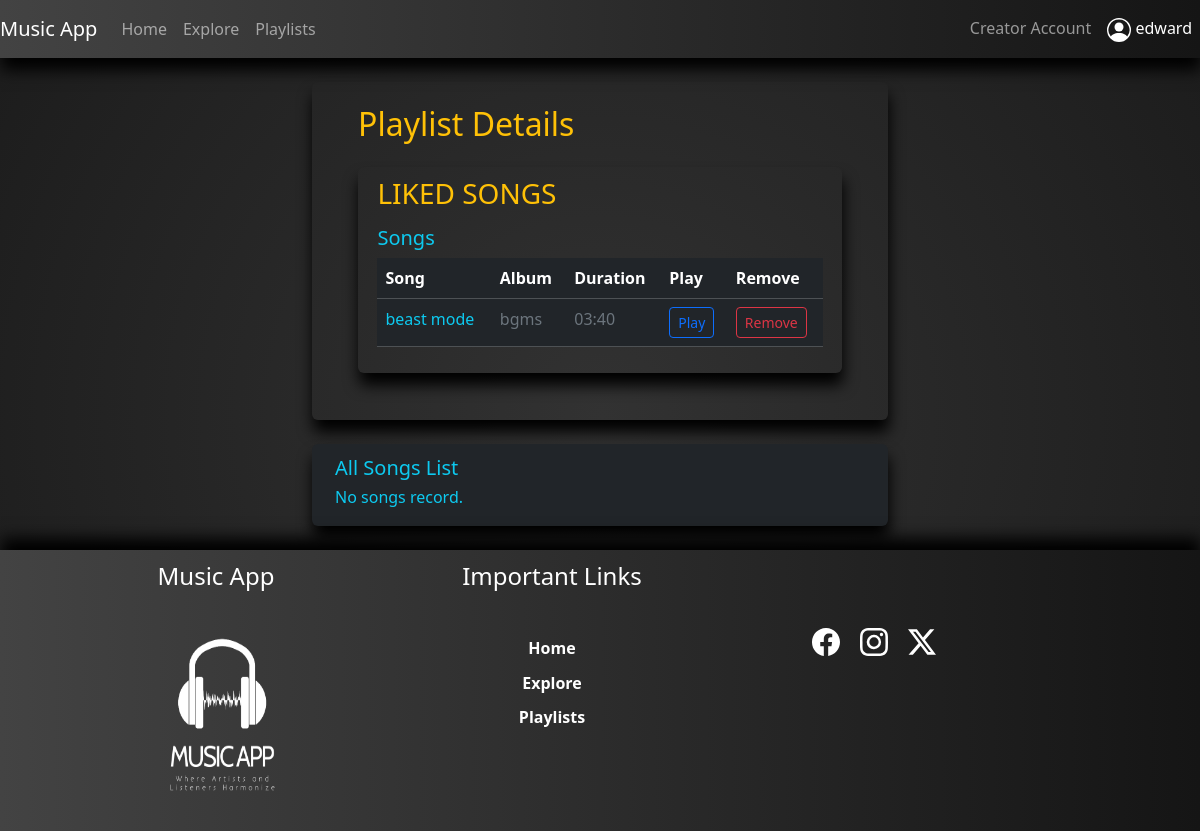
The page /viewEditPlaylist/28 (signed in) on the database its author committed.
### app/models.py (models this page shows, shortened)
class Users(UserMixin, db.Model):
    id = db.Column(db.Integer(), autoincrement=True, primary_key=True)
    u_userType = db.Column(db.String(50), nullable=False)
    u_status = db.Column(db.String(50), nullable=False)
    u_flag = db.Column(db.Integer(), nullable=False)
    u_fName = db.Column(db.String(100), nullable=False)
    u_lName = db.Column(db.String(100))
    u_gender = db.Column(db.String(50), nullable=False)
    u_username = db.Column(db.String(100), nullable=False, unique=True)
    u_email = db.Column(db.String(200), nullable=False)
    u_password = db.Column(db.String(1000), nullable=False)
    albums = db.relationship('Albums', backref='users')
    songs = db.relationship('Songs', backref='users')
    playlists = db.relationship('Playlists', backref='users')

class Playlists(UserMixin, db.Model):
    id = db.Column(db.Integer(), autoincrement=True, primary_key=True)
    p_name = db.Column(db.String(100), nullable=False)
    p_noOfTracks = db.Column(db.Integer(), nullable=False)
    songIds_list = db.Column(db.String(250))
    user_id = db.Column(db.Integer(), db.ForeignKey('users.id'),nullable=False)

class Songs(UserMixin, db.Model):
    id = db.Column(db.Integer(), autoincrement=True, primary_key=True)
    s_name = db.Column(db.String(100), nullable=False)
    s_artist = db.Column(db.String(50), nullable=False)
    s_album = db.Column(db.String(100), nullable=False)
    s_genre = db.Column(db.String(50), nullable=False)
    s_duration = db.Column(db.String(50), nullable=False)
    s_date = db.Column(db.String(50), nullable=False)
    s_filePath = db.Column(db.String(100), nullable=False)
    s_lyrics = db.Column(db.Text(), nullable=False)
    s_rating = db.Column(db.Integer())
    s_totalRaters = db.Column(db.Integer())
    s_flag = db.Column(db.Integer(), nullable=False)
    s_plays = db.Column(db.Integer())
    album_id = db.Column(db.Integer(), db.ForeignKey('albums.id'), nullable=False)
    user_id = db.Column(db.Integer(), db.ForeignKey('users.id'),nullable=False)

### app/views.py (the view, shortened to what this page needs)
@app.route('/viewEditPlaylist/<int:vEId>', methods=['GET','POST'])
@login_required
def viewEditPlaylist(vEId):
    if request.method == 'GET':
        allSongs=[]
        allSongsList = Songs.query.all()
        songList=[]
        c_playlist = Playlists.query.get(vEId)
        if not c_playlist.songIds_list:
            songList=[]
        else:
            tempList = c_playlist.songIds_list.split(',')
            for t in tempList:
                song = Songs.query.get(int(t))
                if song:
                    songList.append(song)
        for s in allSongsList:
            if s not in songList:
                allSongs.append(s)
        return render_template('/user/viewEditPlaylist.html', c_p=c_playlist, songsData=songList, allSongsData=allSongs)

### app/views.py (called while the page is built)
@login_manager.user_loader
def load_user(user_id):
    return Users.query.get(user_id)

### app/templates/user/viewEditPlaylist.html (shortened to what this page needs)
{% extends 'layouts/base.html' %}
{% block content %}
<div class="container-fluid">
    <div class="row">
        <div class="col-md-6 offset-md-3 col-lg-6 offset-lg-3 col-sm-10 offset-sm-1">
            <div class="myAlbumCont rounded mt-4 mb-4">
                <h2 class="text-warning">Playlist Details</h2>
                <div class="myExploreCont rounded mt-4 mb-4">
                    <div class="mb-3">
                        <h3 class="text-warning text-uppercase">{{c_p.p_name}}</h3>
                    </div>
                    <h5 class="text-captialized text-info">Songs</h5>
                    {% if songsData|length == 0 %}
                        <h6 class="text-info">No songs yet. Please add a Song.</h6>
                    {% else %}
                    <table class="table table-dark table-hover rounded table-responsive{-sm|-md|-lg}">
                        <thead>
                            <tr>
                                <th scope="col">Song</th>
                                <th scope="col">Album</th>
                                <th scope="col">Duration</th>
                                <th scope="col">Play</th>
                                <th scope="col">Remove</th>
                            </tr>
                        </thead>
                        <tbody>
                            {% for s in songsData %}
                            <tr>
                                <td class="text-info">{{s['s_name']}}</td>
                                <td class="text-secondary">{{s['s_album']}}</td>
                                <td class="text-secondary">{{s['s_duration']}}</td>
                                <td>
                                    <a href="{{url_for('playSong',sid=s['id'])}}">
                                        <button class="btn btn-outline-primary btn-sm">Play</button>
                                    </a>
                                </td>
                                <td>
                                <a href="{{url_for('removeFromPlaylist', pid=c_p['id'], sid=s['id'])}}">
                                    <button class="btn btn-outline-danger btn-sm">Remove</button>
                                </a>
                                </td>
                            </tr>
                            {% endfor %}
                        </tbody>
                    </table>
                    {% endif %}
                </div>
            </div>
            <div class="myExploreCont rounded bg-dark mt-4 mb-4">
                <h5 class="text-captialized text-info">All Songs List</h5>
                {% if allSongsData|length == 0 %}
                    <h6 class="text-info">No songs record.</h6>
                {% endif %}
            </div>
        </div>
    </div>
</div>
{% endblock %}

### app/templates/includes/nav.html (shortened to what this page needs)
<nav class="navbar navbar-expand-lg navbar-expand-md myNavbar bg-light navbar-dark sticky-top">
    {% if current_user.is_authenticated %}
        {% if current_user.u_userType == 'Admin' %}
        <a class="navbar-brand" href="{{url_for('adminHome')}}">Music App</a>
        {% else %}
        <a href="{{url_for('userHome')}}" class="navbar-brand">Music App</a>
        {% endif %}
    {% endif %}
        <div class="collapse navbar-collapse" id="navbarNav">
            <ul class="navbar-nav">
                <li class="nav-item">
                    {% if current_user.is_authenticated %}
                        {% if current_user.u_userType == 'Admin' %}
                            <a class="nav-link {{aH}}" aria-current="page" href="{{url_for('adminHome')}}">Home</a>
                        {% else %}
                        <a class="nav-link {{uH}}" aria-current="page" href="{{url_for('userHome')}}">Home</a>
                        {% endif %}
                    {% endif %}
                </li>
                <li class="nav-item">
                    {% if current_user.is_authenticated %}
                        {% if current_user.u_userType == 'Admin' %}
                            <a class="nav-link {{aAN}}" href="{{url_for('analytics')}}">Analytics</a>
                        {% else %}
                            <a href="{{url_for('exploreMusic')}}" class="nav-link {{uE}}">Explore</a>
                        {% endif %}
                    {% endif %}
                </li>
                <li class="nav-item">
                    {% if current_user.is_authenticated %}
                        {% if current_user.u_userType == 'Admin' %}
                            <a class="nav-link {{aT}}" href="{{url_for('allTracks')}}">Tracks</a>
                        {% else %}
                            <a href="{{url_for('playlists')}}" class="nav-link {{uP}}">Playlists</a>
                        {% endif %}
                    {% endif %}
                </li>
            </ul>
            <ul class="navbar-nav ms-auto">
                <li class="nav-item">
                    {% if current_user.is_authenticated  and current_user.u_userType != 'Admin' %}
                    <a href="{{url_for('creatorHome')}}" class="nav-link {{cH}}">Creator Account</a>
                    {% endif %}
                </li>
                <li class="nav-item dropdown show">
                    {% if current_user.is_authenticated %}
                    <a href="#" class="nav-link active" id="dropdownMenu" data-toggle="dropdown" aria-haspopup="true" aria-expanded="false">
                        {{current_user.u_fName}}
                    </a>
                    {% endif %}
                </li>
            </ul>
        </div>
</nav>

### app/static/css/musicStreamingStyle.css (style rules this page uses)
body { min-height: 100vh; display: flex; flex-direction: column; background: radial-gradient(circle at 50.1% 50.1%, rgb(50, 50, 50) 0%, rgb(28, 28, 28) 99.4%); color: #fff; }
.myNavbar { background-color:#434343; background-image: linear-gradient(to right, #434343 0%, #151515 100%); box-shadow: 1px 12px 15px #000; }
.myNavbar>div>ul>li { color: #fff; }
.myExploreCont { background-color: transparent; box-shadow: 1px 12px 15px #000; padding: 2% 4%; max-height: 70vh; overflow-y: scroll; }
.myExploreCont>table>tbody>tr>td>a { text-decoration: none; }
.myAlbumCont { background-color: transparent; box-shadow: 1px 12px 15px #000; padding: 4% 8%; }

### rows shown on the page
Users: u_fName "edward"
Playlists: p_name "LIKED SONGS"
Songs: s_name "beast mode", s_album "bgms", s_duration "03:40"
